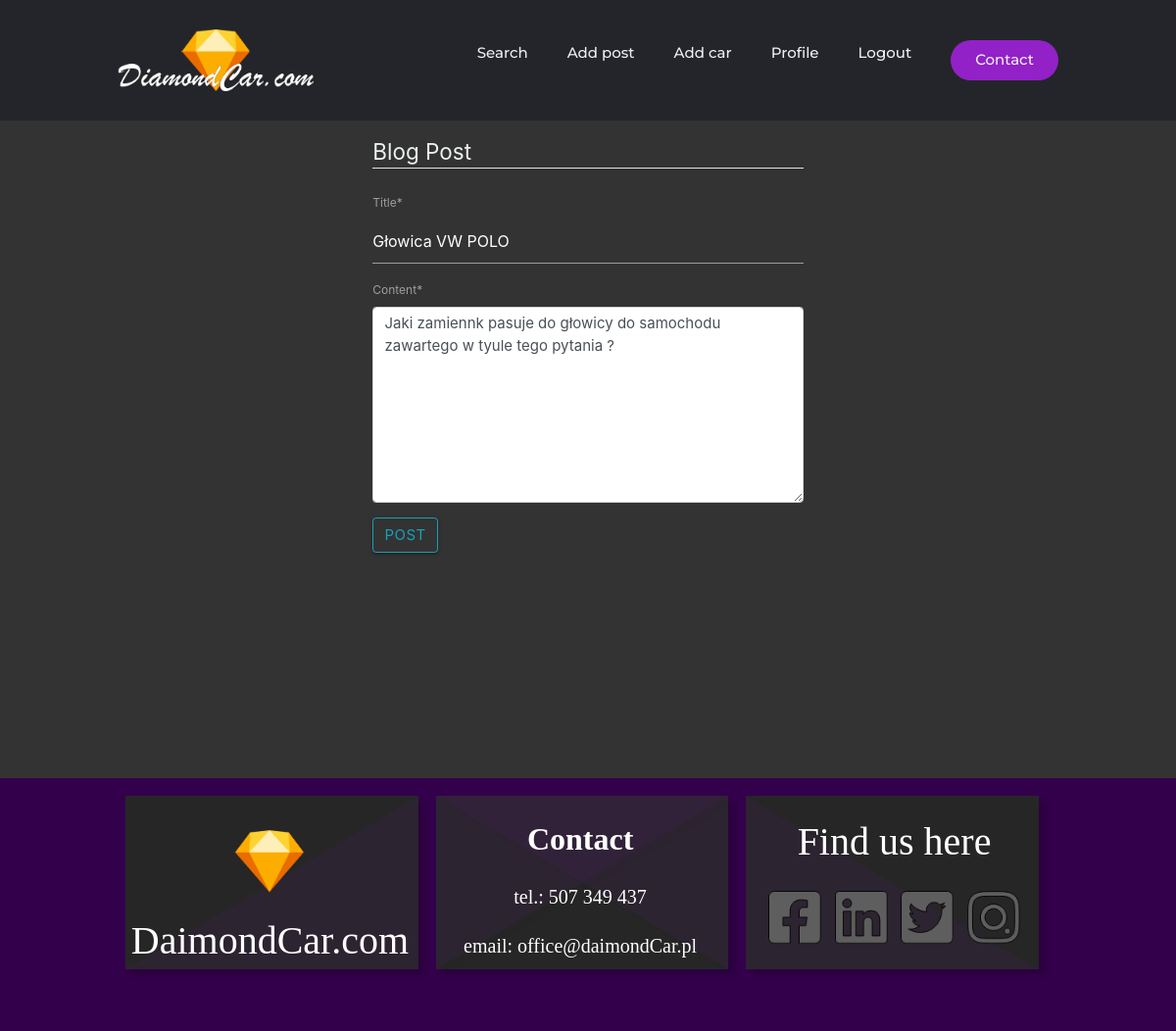
The page /post/47/update/ (signed in) on the database its author committed.
### app/models.py (models this page shows, shortened)
class Post(models.Model):
    title = models.CharField(max_length=100)
    content = models.TextField(max_length=400)
    date_posted = models.DateTimeField(default=timezone.now)
    author = models.ForeignKey(User, on_delete=models.CASCADE)

### app/views.py (the view, shortened to what this page needs)
# urls.py: path('post/<int:pk>/update/', PostUpdateView.as_view(), name='post-update'),
class PostUpdateView(LoginRequiredMixin, UserPassesTestMixin, UpdateView):
    model = Post
    fields = ['title', 'content']
    def test_func(self):
        post = self.get_object()
        if self.request.user == post.author:
            return True
        return False

### templates/app/post_form.html (shortened to what this page needs)
{% extends 'scrapping/base.html' %}
{% load crispy_forms_tags %}
{% block content %}
<div class="flexbox-container1" style="margin-bottom: 200px;">
    <div class="content-section">
        <form method="POST">
            <fieldset class="form-group">
                <legend class="border-bottom mb-4">Blog Post</legend>
                {{form|crispy}}
            <div class="form-group">
                <button class="mabtn btn btn-outline-info" type="submit">Post</button>
            </div>
        </form>
    </div>
    </div>
{% endblock content %}

### static/scrapping/style.css (style rules this page uses)
body { background-color: #333; }
.flexbox-container1 { margin-top: 15px; display: flex; flex-wrap: wrap; justify-content: space-around; align-items: center; display: flex; flex-direction: row; color: #fff; }
legend { color: #edf0f1 }
input { color: white; }
.textinput { color: white; }
.textarea { height: 200px; }
* { box-sizing: border-box; margin: 0; padding: 0; }

### rows shown on the page
Post: title "Głowica VW POLO", content "Jaki zamiennk pasuje do głowicy do samochodu zawartego w tyule tego pytania ?"
